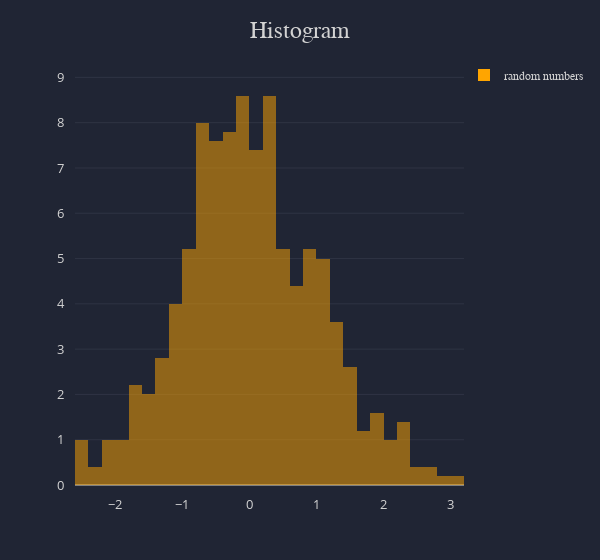

Write notebook code for a chart like this one.
### Code cell
x = np.random.randn(500)

layout = chart_styles(width=600, title='Histogram')
traces = histogram(x=x, orientation='v', opacity=0.5, name='random numbers', marker_color='orange')
display_chart(traces=traces, layout=layout)

### Figure 1 — Plotly figure (JSON) as saved in the notebook; plotly's stock layout.template omitted (floating-point values rounded to 4 significant figures; data arrays with more than 128 entries replaced by an {"elided": "..."} marker saying what was removed)
{"data": [{"histfunc": "count", "histnorm": "percent", "marker": {"color": "orange", "line": {"width": 0}, "opacity": 0.5}, "name": "random numbers", "orientation": "v", "type": "histogram", "x": {"elided": "500 float values"}}], "layout": {"autosize": true, "legend": {"bordercolor": "#202534", "borderwidth": 0, "font": {"color": "lightgrey", "family": "sans-serif", "size": 12}, "itemclick": "toggle", "itemdoubleclick": "toggleothers", "orientation": "v", "traceorder": "normal", "valign": "middle", "x": 1, "xanchor": "left", "y": 1, "yanchor": "middle"}, "margin": {"b": 75, "l": 75, "pad": 10, "r": 50, "t": 75}, "paper_bgcolor": "#202534", "plot_bgcolor": "#202534", "showlegend": true, "title": {"font": {"color": "lightgrey", "family": "sans-serif", "size": 24}, "text": "Histogram", "x": 0.5}, "width": 600, "xaxis": {"autorange": true, "color": "lightgrey", "dtick": 1, "gridcolor": "#3d4152", "gridwidth": 0.5, "separatethousands": true, "showgrid": false, "showline": false, "showticklabels": true, "tickangle": 0, "tickfont": {"color": "lightgrey", "size": 13}, "tickformat": "", "tickmode": "auto", "ticks": "", "title": {"font": {"color": "lightgrey", "family": "sans-serif", "size": 18}, "text": ""}, "type": "-", "zeroline": false, "zerolinecolor": "grey"}, "yaxis": {"autorange": true, "color": "lightgrey", "dtick": 1, "gridcolor": "#3d4152", "gridwidth": 0.5, "separatethousands": true, "showgrid": true, "showline": false, "showticklabels": true, "tickangle": 0, "tickfont": {"color": "lightgrey", "size": 13}, "tickformat": "", "tickmode": "auto", "ticks": "", "title": {"font": {"color": "lightgrey", "family": "sans-serif", "size": 18}, "text": ""}, "type": "-", "zeroline": true, "zerolinecolor": "grey"}}}
